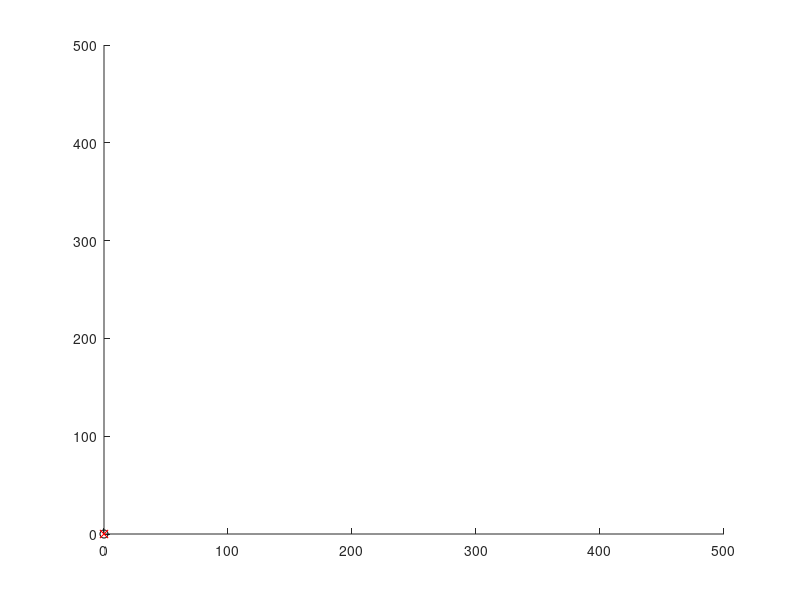

MATLAB code for this plot: (Note: this script raises an error after producing the figure.)
%% Playback Engine %%

% Playback engine to replay the exact scenario.
% Load a "history" variable by loading one of the trainset data: e.g. trainset1.mat
% Speed of playback can be controlled via the parameters.

%% Blank slate
clc
fprintf('Script executing...\n');
close all
clearvars -except history

%% Playback Parameters

fps = 60; 
playback_speed = 3; % >0x to 4x (decimals accepted)


%% Simulation Parameters (please edit to match playback data)
field_size = 500; % edit if required

%% Initialisation of Playback

% initialise the figure
fig1 = figure(1);
hold on
axis([0 field_size 0 field_size])
plotHandle = plot(0,0,'ok');
sheepdogHandle = plot(0,0,'xr');

i = 1;
prev_toc = 0;
tic
while i <= size(history.sheep_x,1)
    if toc - prev_toc >= 1/fps
        plotHandle.set('XData', history.sheep_x(i,:), 'YData', history.sheep_y(i,:));
        sheepdogHandle.set('XData',history.mouse_pos(i,1),'YData',history.mouse_pos(i,2));
        prev_toc = toc;
    end
    i = i + 1;
    pause(0.04/playback_speed)
end